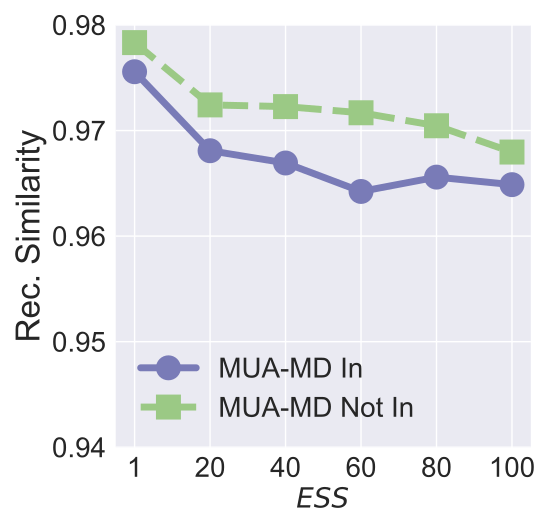

Python code for this plot:


import numpy as np
import matplotlib.pyplot as plt

epsilon = 3
beta = 1 / epsilon


x=[1, 2, 3, 4, 5, 6]
# validation_for_plt =[97,95.8600, 94.9400, 93.5400, 93.2400]
# attack_for_plt=[0, 0.3524, 0, 0.1762, 0.1762]
# basic_for_plt=[99.8, 99.8, 99.8, 99.8, 99.8]

labels = ['1', '20', '40', '60', '80', '100' ]
# unl_org = [97.77, 97.55, 97.35, 97.29, 97.21, 97.21]

# unl_hess_r = [96.6, 96.66, 96.04, 95.94, 95.85, 97.21]
unl_mib = [0.97557039, 0.968087, 0.9669257, 0.9642304, 0.965588, 0.96487396]

unl_muv = [0.97833, 0.972429, 0.972268, 0.9716844, 0.9704534, 0.967963]
# unl_ss_wo = [94.32, 94.53, 94.78, 93.38, 94.04, 97.21]

for i in range(len(x)):
    unl_mib[i] = unl_mib[i]
    unl_muv[i] = unl_muv[i]



plt.style.use('seaborn')
plt.figure(figsize=(5.5, 5.3))
l_w=5
m_s=15
marker_s = 3
markevery=1
#plt.figure(figsize=(8, 5.3))
#plt.plot(x, unl_fr, color='blue', marker='^', label='Retrain',linewidth=l_w, markersize=m_s)
plt.plot(x, unl_mib, linestyle='-', color='#797BB7', marker='o', fillstyle='full', markevery=markevery,
         label='MUA-MD In', linewidth=l_w, markersize=m_s, markeredgewidth=marker_s)

#plt.plot(x, unl_ss_w, color='g',  marker='*',  label='PriMU$_{w}$',linewidth=l_w, markersize=m_s)
plt.plot(x, unl_muv, linestyle='--', color='#9BC985',  marker='s', fillstyle='full', markevery=markevery,
         label='MUA-MD Not In',linewidth=l_w, markersize=m_s, markeredgewidth=marker_s)

# plt.plot(x, unl_mib, linestyle=':', color='r',  marker='^', fillstyle='none', markevery=markevery,
#          label='VBU', linewidth=l_w,  markersize=m_s, markeredgewidth=marker_s)

# plt.plot(x, unl_hess_r, linestyle='-.', color='k',  marker='D', fillstyle='none', markevery=markevery,
#          label='HBFU',linewidth=l_w, markersize=m_s, markeredgewidth=marker_s)



#plt.plot(x, unl_vibu, color='silver',  marker='d',  label='VIBU',linewidth=4,  markersize=10)

# plt.plot(x, y_sa03, color='r',  marker='2',  label='AAAI21 A_acc, pr=0.3',linewidth=3, markersize=8)
# plt.plot(x, y_sa05, color='darkblue',  marker='4',  label='AAAI21 A_acc, pr=0.5',linewidth=3, markersize=8)
# plt.plot(x, y_ma03, color='darkviolet',  marker='3',  label='FedMC A_acc, pr=0.3',linewidth=3, markersize=8)
# plt.plot(x, y_ma05, color='cyan',  marker='p',  label='FedMC A_acc, pr=0.5',linewidth=3, markersize=8)


# plt.grid()
leg = plt.legend(fancybox=True, shadow=True)
# plt.xlabel('Malicious Client Ratio (%)' ,fontsize=16)
plt.ylabel('Rec. Similarity' ,fontsize=24)
my_y_ticks = np.arange(0.94, 0.981, 0.01)
plt.yticks(my_y_ticks,fontsize=20)
plt.xlabel('$\it{ESS}$' ,fontsize=20)

plt.xticks(x, labels, fontsize=20)
# plt.title('CIFAR10 IID')

#plt.annotate(r"1e-1", xy=(0.1, 1.01), xycoords='axes fraction', xytext=(-10, 10),textcoords='offset points', ha='right', va='center', fontsize=15)

# plt.title('(c) Utility Preservation', fontsize=24)
plt.legend(loc='best',fontsize=20)
plt.tight_layout()
#plt.title("MNIST")
plt.rcParams['figure.figsize'] = (2.0, 1)
plt.rcParams['image.interpolation'] = 'nearest'
plt.rcParams['figure.subplot.left'] = 0.11
plt.rcParams['figure.subplot.bottom'] = 0.08
plt.rcParams['figure.subplot.right'] = 0.977
plt.rcParams['figure.subplot.top'] = 0.969
plt.savefig('celeba_rec_sim_sample_size_sim_analysis.pdf', format='pdf', dpi=200)
plt.show()
